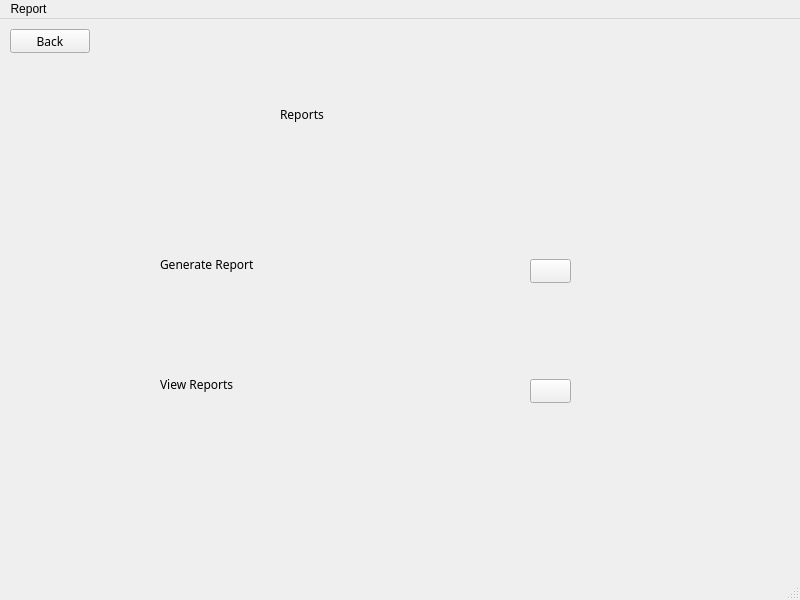
<?xml version="1.0" encoding="UTF-8"?>
<ui version="4.0">
 <class>report</class>
 <widget class="QMainWindow" name="report">
  <property name="geometry">
   <rect>
    <x>0</x>
    <y>0</y>
    <width>800</width>
    <height>600</height>
   </rect>
  </property>
  <property name="windowTitle">
   <string>MainWindow</string>
  </property>
  <widget class="QWidget" name="centralwidget">
   <widget class="QPushButton" name="pushButton">
    <property name="geometry">
     <rect>
      <x>10</x>
      <y>10</y>
      <width>80</width>
      <height>24</height>
     </rect>
    </property>
    <property name="font">
     <font>
      <family>Cascadia Code</family>
     </font>
    </property>
    <property name="text">
     <string>Back</string>
    </property>
   </widget>
   <widget class="QLabel" name="label">
    <property name="geometry">
     <rect>
      <x>280</x>
      <y>60</y>
      <width>261</width>
      <height>71</height>
     </rect>
    </property>
    <property name="font">
     <font>
      <family>Cascadia Code</family>
     </font>
    </property>
    <property name="text">
     <string>Reports</string>
    </property>
   </widget>
   <widget class="QLabel" name="label_2">
    <property name="geometry">
     <rect>
      <x>160</x>
      <y>230</y>
      <width>271</width>
      <height>31</height>
     </rect>
    </property>
    <property name="font">
     <font>
      <family>Cascadia Code</family>
     </font>
    </property>
    <property name="text">
     <string>Generate Report</string>
    </property>
   </widget>
   <widget class="QLabel" name="label_3">
    <property name="geometry">
     <rect>
      <x>160</x>
      <y>350</y>
      <width>141</width>
      <height>31</height>
     </rect>
    </property>
    <property name="font">
     <font>
      <family>Cascadia Code</family>
     </font>
    </property>
    <property name="text">
     <string>View Reports</string>
    </property>
   </widget>
   <widget class="QPushButton" name="pushButton_2">
    <property name="geometry">
     <rect>
      <x>530</x>
      <y>240</y>
      <width>41</width>
      <height>24</height>
     </rect>
    </property>
    <property name="font">
     <font>
      <family>Cascadia Code</family>
     </font>
    </property>
    <property name="text">
     <string/>
    </property>
   </widget>
   <widget class="QPushButton" name="pushButton_3">
    <property name="geometry">
     <rect>
      <x>530</x>
      <y>360</y>
      <width>41</width>
      <height>24</height>
     </rect>
    </property>
    <property name="font">
     <font>
      <family>Cascadia Code</family>
     </font>
    </property>
    <property name="text">
     <string/>
    </property>
   </widget>
  </widget>
  <widget class="QMenuBar" name="menubar">
   <property name="geometry">
    <rect>
     <x>0</x>
     <y>0</y>
     <width>800</width>
     <height>21</height>
    </rect>
   </property>
   <widget class="QMenu" name="menuReport">
    <property name="title">
     <string>Report</string>
    </property>
   </widget>
   <addaction name="menuReport"/>
  </widget>
  <widget class="QStatusBar" name="statusbar"/>
 </widget>
 <resources/>
 <connections/>
</ui>
